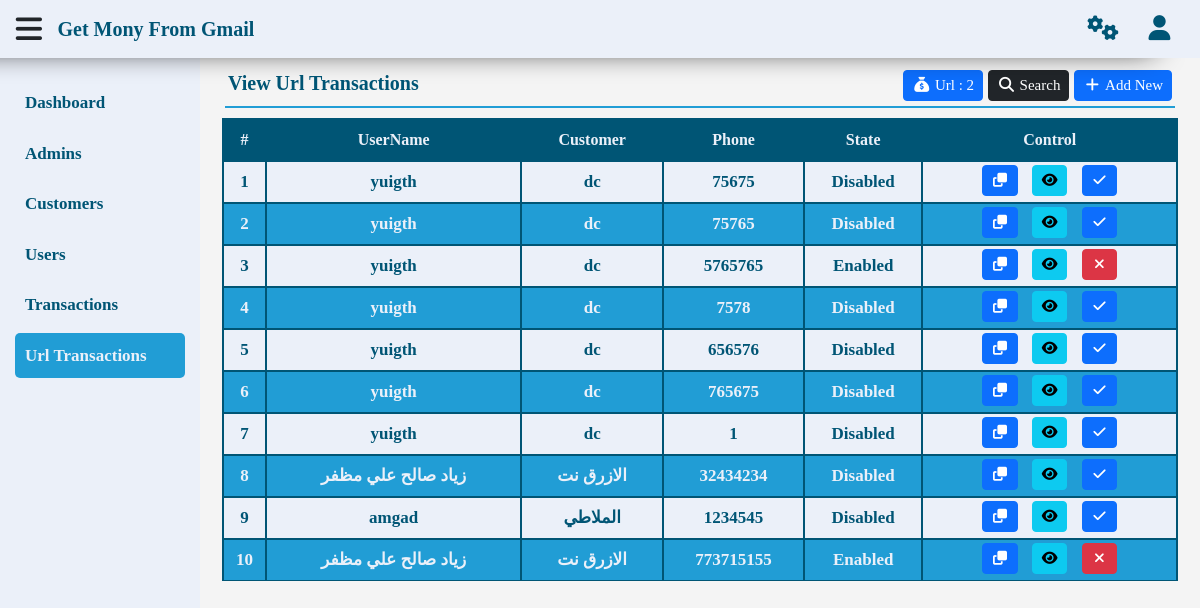
Page /gmr/urltransactions.php?Page=View (signed in) on the earlier database version.
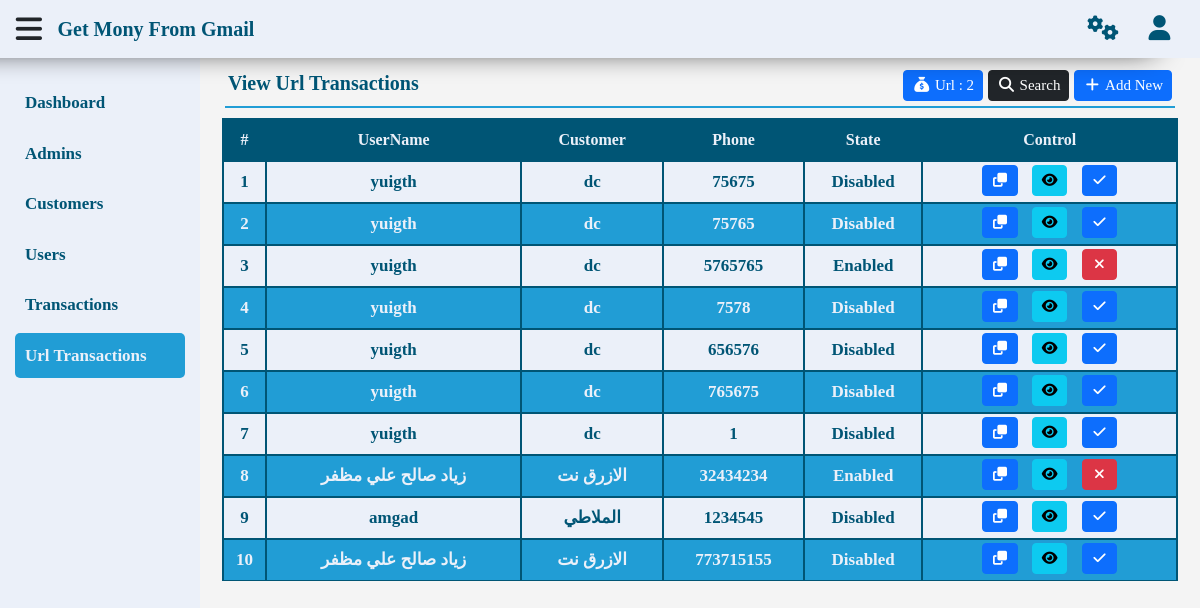
Same page on the later database version.
### tables this page shows
CREATE TABLE `url_transactions` (
  `id` int(11) NOT NULL,
  `username` text NOT NULL,
  `phone` text NOT NULL,
  `customer` text NOT NULL,
  `ut_url` varchar(255) NOT NULL,
  `ut_state` int(1) NOT NULL DEFAULT 0,
  `checked` tinyint(1) NOT NULL DEFAULT 0,
  `ut_date` timestamp NOT NULL DEFAULT current_timestamp(),
  `email_name` text NOT NULL
);

### gmr/function.php (called while the page is built, shortened)
<?php
function getItem($table, $value, $where, $select) {
    global $con;
    $statment = $con->prepare("SELECT * FROM $table WHERE $where");
    $statment->execute(array($value));
    $fetch = $statment->fetch();
    return $fetch[$select];
}
function getData ($table, $where = '1 = 1', $value = null, $by = 'id', $order = 'DESC', $limit = null) {
    global $con;
    $statment = $con->prepare("SELECT * FROM $table WHERE $where ORDER BY $by $order $limit");
    $statment->execute($value);
    return $statment->fetchAll();
}
function printName($number) {
    if ($number == 1) {
        return 'Enabled';
    } else {
        return 'Disabled';
    }
}

### gmr/inc/page/urltransactions/view.php (the view, shortened to what the changed rows need)
<?php
$where = '1 = ?';
$value = array(1);
?>
<div class="content">
    <div class="container">
        <div class="table-responsive">
            <table class="table">
                <thead>
                    <tr>
                        <th scope="col">#</th>
                        <th scope="col">UserName</th>
                        <th scope="col">Customer</th>
                        <th scope="col">Phone</th>
                        <th scope="col">State</th>
                        <th scope="col">Control</th>
                    </tr>
                </thead>
                <tbody>
                    <?php $i = 1; foreach (getData('url_transactions',$where,$value) as $all) { ?>
                    <tr>
                        <td><?php echo $i ?></td>
                        <td><?php echo $all['username'] ?></td>
                        <td><?php echo $all['customer'] ?></td>
                        <td><?php echo $all['phone'] ?></td>
                        <td><?php echo printName($all['ut_state']) ?></td>
                        <td>
                            <a
                                href="#"
                                class="btn btn-primary btn-sm copy"
                                data-clipboard-action="copy"
                                data-clipboard-target="#foo<?php echo $all['id']?>">
                                <i class="fa fa-copy fa-fw"></i>
                            </a>
                            <a href="<?php echo $all['ut_url'] ?>" class="btn btn-info btn-sm" target="_blank">
                                <i class="fa fa-eye fa-fw"></i>
                            </a>
                            <?php if (isset($_GET['Customer'])) { ?>
                            <?php if (getItem('url_transactions',$all['id'],'id=?','ut_state') == 0) { ?>
                            <a href="?Page=State&ID=<?php echo$all['id']?>&Customer=<?php echo$_GET['Customer']?>" class="btn btn-primary btn-sm">
                                <i class="fa fa-check fa-fw"></i>
                            </a>
                            <?php } else { ?>
                                <a href="?Page=State&ID=<?php echo$all['id']?>&Customer=<?php echo$_GET['Customer']?>" class="btn btn-danger btn-sm">
                                <i class="fa fa-xmark fa-fw"></i>
                            </a>
                            <?php } ?>
                            <?php } else { ?>
                            <?php if (getItem('url_transactions',$all['id'],'id=?','ut_state') == 0) { ?>
                            <a href="?Page=State&ID=<?php echo$all['id']?>" class="btn btn-primary btn-sm">
                                <i class="fa fa-check fa-fw"></i>
                            </a>
                            <?php } else { ?>
                                <a href="?Page=State&ID=<?php echo$all['id']?>" class="btn btn-danger btn-sm">
                                <i class="fa fa-xmark fa-fw"></i>
                            </a>
                            <?php } ?>
                            <?php } ?>
                        </td>
                    </tr>
                    <?php $i++; } ?>
                </tbody>
            </table>
        </div>
    </div>
</div>

Differences in the rows shown:
changed url_transactions (number 8 of 10 on the later page): ut_state "Disabled" → "Enabled"
changed url_transactions (number 10 of 10 on the later page): ut_state "Enabled" → "Disabled"
